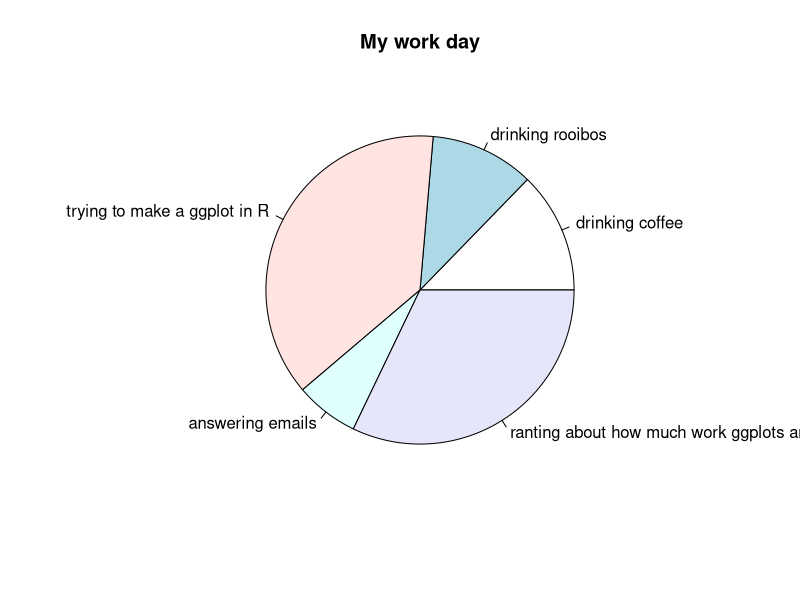

Write the R code that produced this figure.
#
# Some example code for the collaboration --------------------------------------
#


# Create data for the graph.
x <- c(21, 18, 62, 11, 53)
labels <- c("drinking coffee", "drinking rooibos", "trying to make a ggplot in R", "answering emails", "ranting about how much work ggplots are")


# Plot the chart.
pie(x,labels, main = "My work day")

